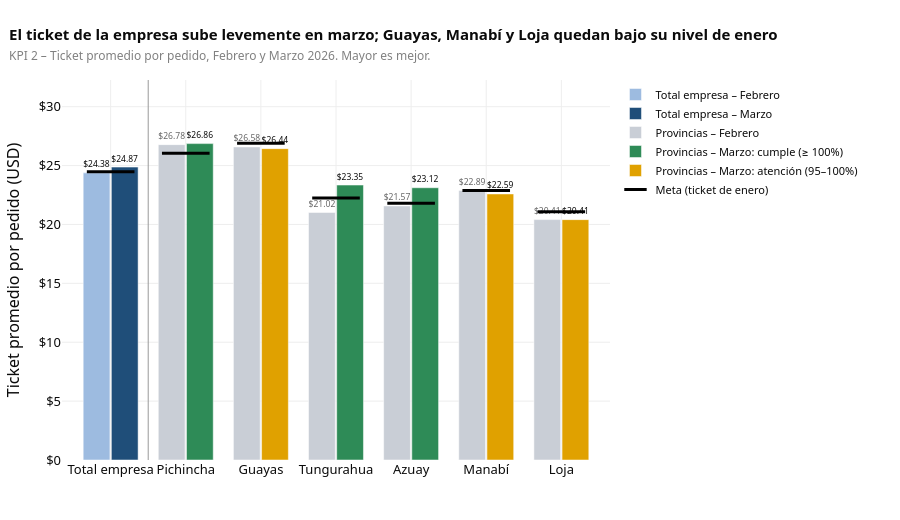

Source (notebook cell):
### Code cell
kg.fig_kpi(df, "k2", mes=3, leyenda_abajo=False,
           titulo="<b>El ticket de la empresa sube levemente en marzo; Guayas, Manabí y Loja quedan bajo su nivel de enero</b>").show()

### Figure 1 — Plotly figure (JSON) as saved in the notebook; plotly's stock layout.template omitted (floating-point values rounded to 4 significant figures)
{"data": [{"customdata": [[99.63, 24.47, 22.05]], "hovertemplate": "<b>Total empresa</b> – Febrero<br>Ticket promedio por pedido: $%{y:.2f}<br>Índice vs. enero: %{customdata[0]:.1f}%<br>Meta (ticket enero): $%{customdata[1]:.2f}<br>Mediana: $%{customdata[2]:.2f}<extra></extra>", "marker": {"color": "#9dbbe0"}, "name": "Total empresa – Febrero", "offsetgroup": "ant", "text": ["$24.38"], "textfont": {"size": 10}, "textposition": "outside", "type": "bar", "x": ["Total empresa"], "y": [24.38]}, {"customdata": [[101.6, 24.47, 22.92]], "hovertemplate": "<b>Total empresa</b> – Marzo<br>Ticket promedio por pedido: $%{y:.2f}<br>Índice vs. enero: %{customdata[0]:.1f}%<br>Meta (ticket enero): $%{customdata[1]:.2f}<br>Mediana: $%{customdata[2]:.2f}<extra></extra>", "marker": {"color": "#1f4e79"}, "name": "Total empresa – Marzo", "offsetgroup": "cur", "text": ["$24.87"], "textfont": {"size": 10}, "textposition": "outside", "type": "bar", "x": ["Total empresa"], "y": [24.87]}, {"customdata": [[102.8, 26.05, 24.88], [98.87, 26.89, 24.34], [94.47, 22.25, 19.08], [99.0, 21.79, 19.73], [100.1, 22.88, 21.07], [96.84, 21.08, 19.05]], "hovertemplate": "<b>%{x}</b> – Febrero<br>Ticket promedio por pedido: $%{y:.2f}<br>Índice vs. enero: %{customdata[0]:.1f}%<br>Meta (ticket enero): $%{customdata[1]:.2f}<br>Mediana: $%{customdata[2]:.2f}<extra></extra>", "marker": {"color": "#c9ced6"}, "name": "Provincias – Febrero", "offsetgroup": "ant", "text": ["$26.78", "$26.58", "$21.02", "$21.57", "$22.89", "$20.41"], "textfont": {"color": "#666", "size": 9}, "textposition": "outside", "type": "bar", "x": ["Pichincha", "Guayas", "Tungurahua", "Azuay", "Manabí", "Loja"], "y": [26.78, 26.58, 21.02, 21.57, 22.89, 20.41]}, {"customdata": [[103.1, 26.05, 24.75], [104.9, 22.25, 21.5], [106.1, 21.79, 20.73]], "hovertemplate": "<b>%{x}</b> – Marzo<br>Ticket promedio por pedido: $%{y:.2f}<br>Índice vs. enero: %{customdata[0]:.1f}%<br>Meta (ticket enero): $%{customdata[1]:.2f}<br>Mediana: $%{customdata[2]:.2f}<extra></extra>", "marker": {"color": "#2e8b57"}, "name": "Provincias – Marzo: cumple (≥ 100%)", "offsetgroup": "cur", "text": ["$26.86", "$23.35", "$23.12"], "textfont": {"size": 10}, "textposition": "outside", "type": "bar", "x": ["Pichincha", "Tungurahua", "Azuay"], "y": [26.86, 23.35, 23.12]}, {"customdata": [[98.32, 26.89, 24.68], [98.76, 22.88, 20.8], [96.82, 21.08, 18.88]], "hovertemplate": "<b>%{x}</b> – Marzo<br>Ticket promedio por pedido: $%{y:.2f}<br>Índice vs. enero: %{customdata[0]:.1f}%<br>Meta (ticket enero): $%{customdata[1]:.2f}<br>Mediana: $%{customdata[2]:.2f}<extra></extra>", "marker": {"color": "#e0a100"}, "name": "Provincias – Marzo: atención (95–100%)", "offsetgroup": "cur", "text": ["$26.44", "$22.59", "$20.41"], "textfont": {"size": 10}, "textposition": "outside", "type": "bar", "x": ["Guayas", "Manabí", "Loja"], "y": [26.44, 22.59, 20.41]}, {"hovertemplate": "<b>%{x}</b><br>Meta (ticket de enero): $%{y:.2f}<extra></extra>", "marker": {"line": {"color": "black", "width": 3}, "size": 34, "symbol": "line-ew"}, "mode": "markers", "name": "Meta (ticket de enero)", "type": "scatter", "x": ["Total empresa", "Pichincha", "Guayas", "Tungurahua", "Azuay", "Manabí", "Loja"], "y": [24.47, 26.05, 26.89, 22.25, 21.79, 22.88, 21.08]}], "layout": {"bargap": 0.25, "bargroupgap": 0.05, "barmode": "group", "font": {"color": "#0b0b0b", "family": "system-ui, -apple-system, Segoe UI, sans-serif", "size": 13}, "height": 520, "hoverlabel": {"bgcolor": "white", "font": {"size": 12}}, "legend": {"font": {"size": 11}, "orientation": "v", "x": 1.01, "y": 1}, "margin": {"b": 60, "l": 60, "r": 290, "t": 80}, "paper_bgcolor": "rgba(0,0,0,0)", "plot_bgcolor": "white", "shapes": [{"line": {"color": "#999", "width": 1}, "type": "line", "x0": 0.5, "x1": 0.5, "xref": "x", "y0": 0, "y1": 1, "yref": "y domain"}], "title": {"font": {"size": 15}, "text": "<b>El ticket de la empresa sube levemente en marzo; Guayas, Manabí y Loja quedan bajo su nivel de enero</b><br><span style='font-size:12px;color:gray'>KPI 2 – Ticket promedio por pedido, Febrero y Marzo 2026. Mayor es mejor.</span>", "x": 0.01, "xanchor": "left"}, "xaxis": {"categoryarray": ["Total empresa", "Pichincha", "Guayas", "Tungurahua", "Azuay", "Manabí", "Loja"], "categoryorder": "array", "gridcolor": "#eeeeee", "title": {"text": ""}, "zeroline": false}, "yaxis": {"gridcolor": "#eeeeee", "range": [0, 32.27], "tickprefix": "$", "ticksuffix": "", "title": {"text": "Ticket promedio por pedido (USD)"}, "zeroline": false}}}
